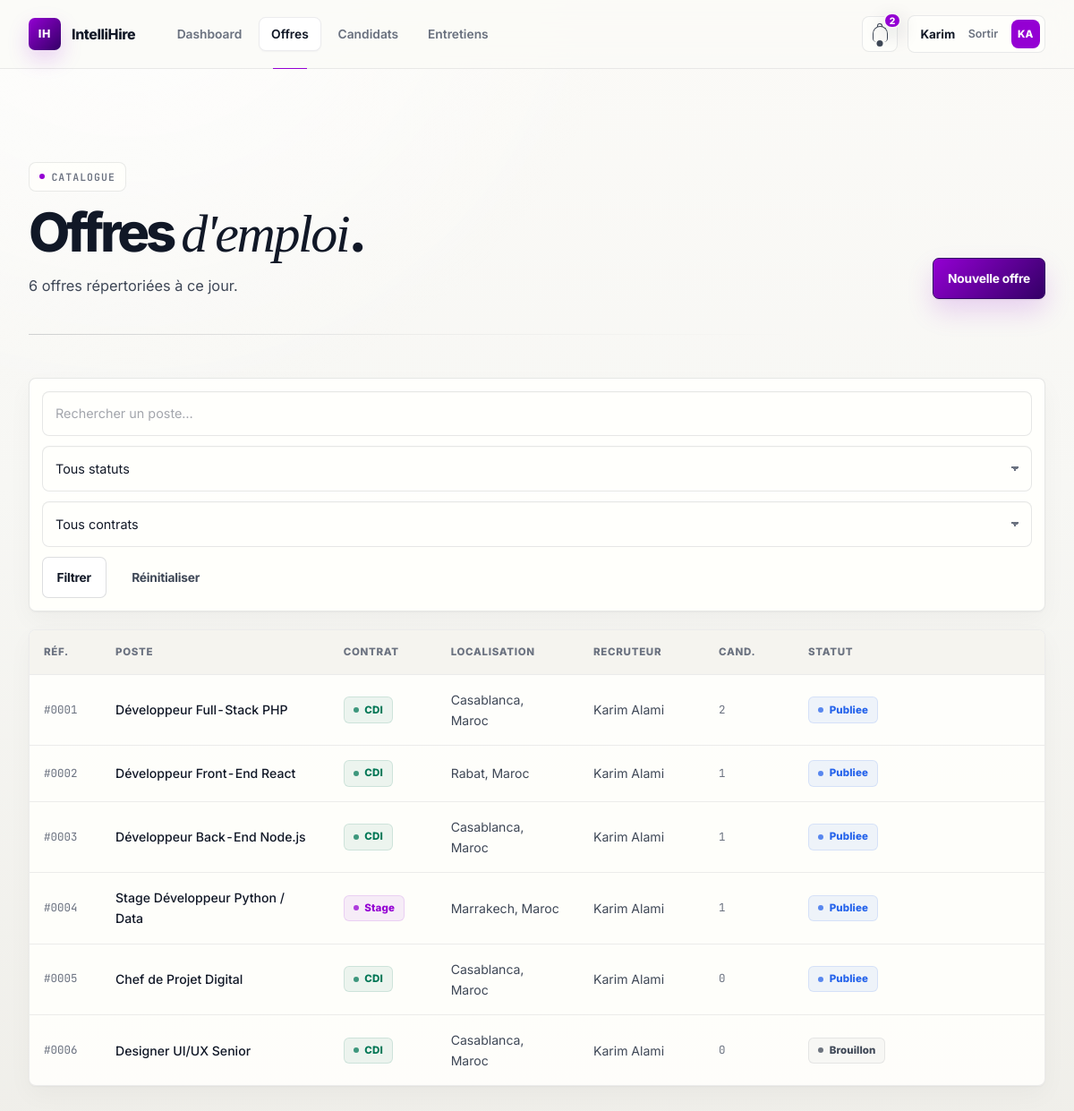
/index.php?url=offres (signed in), run on the app's committed database.
### tables this page shows
CREATE TABLE `offre_emploi` (
  `id_offre`     INT AUTO_INCREMENT PRIMARY KEY,
  `titre`        VARCHAR(255) NOT NULL,
  `description`  TEXT NOT NULL,
  `type_contrat` ENUM('CDI','CDD','Stage','Freelance') NOT NULL DEFAULT 'CDI',
  `localisation` VARCHAR(255) DEFAULT '',
  `statut`       ENUM('Brouillon','Publiee','Cloturee','Archivee') NOT NULL DEFAULT 'Brouillon',
  `id_recruteur` INT DEFAULT NULL,
  `created_at`   DATETIME NOT NULL DEFAULT CURRENT_TIMESTAMP,
  `updated_at`   DATETIME NOT NULL DEFAULT CURRENT_TIMESTAMP ON UPDATE CURRENT_TIMESTAMP,
  FOREIGN KEY (`id_recruteur`) REFERENCES `utilisateur`(`id_user`) ON DELETE SET NULL
);

CREATE TABLE `utilisateur` (
  `id_user`      INT AUTO_INCREMENT PRIMARY KEY,
  `nom`          VARCHAR(100) NOT NULL,
  `prenom`       VARCHAR(100) NOT NULL,
  `email`        VARCHAR(191) NOT NULL UNIQUE,
  `mot_de_passe` VARCHAR(255) NOT NULL,
  `id_role`      INT NOT NULL,
  `actif`        TINYINT(1) NOT NULL DEFAULT 1,
  `created_at`   DATETIME NOT NULL DEFAULT CURRENT_TIMESTAMP,
  `updated_at`   DATETIME NOT NULL DEFAULT CURRENT_TIMESTAMP ON UPDATE CURRENT_TIMESTAMP,
  FOREIGN KEY (`id_role`) REFERENCES `role`(`id_role`) ON DELETE RESTRICT
);

### public/index.php (called while the page is built, shortened)
<?php
spl_autoload_register(function (string $class): void {
    $dirs = [
        ROOT . '/config/',
        ROOT . '/app/core/',
        ROOT . '/app/models/',
        ROOT . '/app/services/',
        ROOT . '/app/controllers/',
    ];
    foreach ($dirs as $dir) {
        $file = $dir . $class . '.php';
        if (file_exists($file)) {
            return;
        }
    }
});
$app = new App();
$app->run();

### config/database.php (called while the page is built, shortened)
<?php
class Database
{
    private static ?Database $instance = null;
    private PDO $connection;
    private function __construct()
    {
        $this->host     = $this->env('DB_HOST', 'localhost');
        $this->dbname   = $this->env('DB_NAME', 'intellihire');
        $this->username = $this->env('DB_USER', 'root');
        $this->password = $this->env('DB_PASS', '');
        $this->charset  = $this->env('DB_CHARSET', 'utf8mb4');
        $dsn = "mysql:host={$this->host};dbname={$this->dbname};charset={$this->charset}";
        $options = [
            PDO::ATTR_ERRMODE            => PDO::ERRMODE_EXCEPTION,
            PDO::ATTR_DEFAULT_FETCH_MODE => PDO::FETCH_ASSOC,
            PDO::ATTR_EMULATE_PREPARES   => false,
        ];
        try {
            $this->connection = new PDO($dsn, $this->username, $this->password, $options);
        } catch (PDOException $e) {
            die('<div style="font-family:monospace;background:#0d1520;color:#f43f5e;padding:2rem;border-radius:8px;margin:2rem auto;max-width:600px">
                <h2>❌ Erreur de connexion à la base de données</h2>
                <p>' . htmlspecialchars($e->getMessage()) . '</p>
                <p style="color:#94a3b8;font-size:.85rem">Vérifiez <code>config/database.php</code> et assurez-vous que MySQL est démarré.</p>
            </div>');
        }
    }
    public static function getInstance(): static
    {
        if (self::$instance === null) {
            self::$instance = new static();
        }
        return self::$instance;
    }
    public function getConnection(): PDO
    {
        return $this->connection;
    }
    private function env(string $key, string $default): string
    {
        $value = getenv($key);
        return $value === false ? $default : $value;
    }
}

### app/controllers/OffreController.php (called while the page is built, shortened)
<?php
class OffreController
{
    private OffreService $offreService;
    public function __construct()
    {
        $this->offreService    = new OffreService();
    }
    public function index(): void
    {
        $filters = [
            'statut'       => $_GET['statut']       ?? '',
            'type_contrat' => $_GET['type_contrat'] ?? '',
            'search'       => $_GET['search']       ?? '',
        ];
        $offres = $this->offreService->getVisibleForListing(
            $filters,
            Auth::check(),
            Auth::role(),
            Auth::id()
        );
        require ROOT . '/app/views/offres/index.php';
    }
}

### app/core/Auth.php (called while the page is built, shortened)
<?php
class Auth
{
    public static function check(): bool
    {
        return isset($_SESSION['user']);
    }
    public static function user(): ?array
    {
        return $_SESSION['user'] ?? null;
    }
    public static function id(): int
    {
        return (int)($_SESSION['id_user'] ?? 0);
    }
    public static function role(): ?string
    {
        return $_SESSION['role'] ?? null;
    }
    public static function hasRole(string|array $roles): bool
    {
        $roles = (array) $roles;
        return in_array(self::role(), $roles, true);
    }
}

### app/services/OffreService.php (called while the page is built, shortened)
<?php
class OffreService extends BaseService
{
    public function __construct() { $this->model = new Offre(); }
    public function getVisibleForListing(array $filters, bool $isAuthenticated, ?string $role, int $id_user): array
    {
        return $this->getAll($filters);
    }
}

### app/models/BaseModel.php (called while the page is built, shortened)
<?php
abstract class BaseModel
{
    public function __construct()
    {
        $this->db = Database::getInstance()->getConnection();
    }
}

### app/models/Offre.php (called while the page is built, shortened)
<?php
class Offre extends BaseModel
{
    public function getAll(array $filters = []): array
    {
        $sql    = "SELECT o.*, u.nom, u.prenom, u.email,
                          (SELECT COUNT(*) FROM candidature c WHERE c.id_offre = o.id_offre) AS nb_candidatures
                   FROM offre_emploi o
                   LEFT JOIN utilisateur u ON o.id_recruteur = u.id_user
                   WHERE 1=1";
        $params = [];
        $sql .= " ORDER BY o.created_at DESC";
        $stmt  = $this->db->prepare($sql);
        $stmt->execute($params);
        return $stmt->fetchAll();
    }
}

### app/services/BaseService.php (called while the page is built, shortened)
<?php
abstract class BaseService
{
    protected BaseModel $model;
    public function getAll(array $f = []): array     { return $this->model->getAll($f); }
}

### app/views/offres/index.php (the view, shortened to what this page needs)
<?php require ROOT . '/app/views/layouts/header.php'; ?>
<div class="page-header">
  <div>
    <span class="page-eyebrow">Catalogue</span>
    <h1>Offres <em>d'emploi</em>.</h1>
    <p><?= count($offres) ?> offre<?= count($offres) !== 1 ? 's' : '' ?> répertoriée<?= count($offres) !== 1 ? 's' : '' ?> à ce jour.</p>
  </div>
  <div class="ph-actions">
    <?php if (Auth::hasRole(['RECRUTEUR'])): ?>
      <a href="<?= BASE_URL ?>/index.php?url=offres/create" class="btn btn-primary">Nouvelle offre</a>
    <?php endif; ?>
  </div>
</div>
<form method="GET" action="<?= BASE_URL ?>/index.php" class="filter-bar">
  <input type="text" name="search" class="form-control"
         placeholder="Rechercher un poste…" value="<?= htmlspecialchars($_GET['search'] ?? '') ?>">
  <?php if (Auth::hasRole(['RECRUTEUR'])): ?>
  <select name="statut" class="form-control">
    <option value="">Tous statuts</option>
  </select>
  <?php endif; ?>
  <select name="type_contrat" class="form-control">
    <option value="">Tous contrats</option>
  </select>
  <button type="submit" class="btn btn-outline">Filtrer</button>
  <a href="<?= BASE_URL ?>/index.php?url=offres" class="btn btn-ghost">Réinitialiser</a>
</form>
<?php if (empty($offres)): ?>
  <div class="empty-state" style="padding:5rem 1rem">
    <p>Aucune offre ne correspond à votre recherche.</p>
    <?php if (Auth::hasRole(['RECRUTEUR'])): ?>
      <a href="<?= BASE_URL ?>/index.php?url=offres/create" class="btn btn-primary" style="margin-top:1.25rem">Créer une offre</a>
    <?php endif; ?>
  </div>
<?php else: ?>
<div class="table-wrap">
  <?php $is_candidat = Auth::role() === 'CANDIDAT'; ?>
  <table class="table">
    <thead>
      <tr>
        <th style="width:80px">Réf.</th>
        <th>Poste</th>
        <th style="width:120px">Contrat</th>
        <th>Localisation</th>
        <?php if ($is_candidat): ?>
        <th style="width:170px">Compatibilité</th>
        <?php else: ?>
        <th style="width:140px">Recruteur</th>
        <th style="width:100px">Cand.</th>
        <?php endif; ?>
        <?php if (Auth::hasRole(['RECRUTEUR'])): ?>
        <th style="width:120px">Statut</th>
        <?php endif; ?>
        <th style="width:160px"></th>
      </tr>
    </thead>
    <tbody>
      <?php foreach ($offres as $offre):
          $score = isset($offre['match_score']) ? (float)$offre['match_score'] : null;
      ?>
      <tr data-href="<?= BASE_URL ?>/index.php?url=offres/detail/<?= $offre['id_offre'] ?>">
        <td class="num">#<?= str_pad((string)$offre['id_offre'], 4, '0', STR_PAD_LEFT) ?></td>
        <td>
          <span style="color:var(--text-primary);font-weight:500"><?= htmlspecialchars($offre['titre']) ?></span>
        </td>
        <td><span class="badge badge-<?= strtolower($offre['type_contrat']) ?>"><?= $offre['type_contrat'] ?></span></td>
        <td><?= htmlspecialchars($offre['localisation'] ?: '—') ?></td>
        <?php if ($is_candidat): ?>
        <td>
          <?php if ($score !== null && (int)$offre['skills_total'] > 0): ?>
          <div class="score-wrap">
            <div class="score-track"><div class="score-fill" style="width:<?= $score ?>%"></div></div>
            <span class="score-pct"><?= round($score) ?>%</span>
          </div>
          <?php else: ?>
            <span style="font-size:.8rem;color:var(--text-muted);font-style:italic">—</span>
          <?php endif; ?>
        </td>
        <?php else: ?>
        <td><?= htmlspecialchars($offre['prenom'] . ' ' . $offre['nom']) ?></td>
        <td class="num"><?= $offre['nb_candidatures'] ?></td>
        <?php endif; ?>
        <?php if (Auth::hasRole(['RECRUTEUR'])): ?>
        <td><span class="badge badge-<?= strtolower($offre['statut']) ?>"><?= $offre['statut'] ?></span></td>
        <?php endif; ?>
        <?php if ($is_candidat && $offre['statut'] === 'Publiee'): ?>
        <td style="text-align:right">
          <?php if (!empty($offre['already_applied'])): ?>
            <span style="font-size:.78rem;color:var(--text-muted);font-style:italic">Déjà postulé</span>
          <?php else: ?>
            <a href="<?= BASE_URL ?>/index.php?url=candidatures/postuler/<?= $offre['id_offre'] ?>" class="btn btn-primary btn-sm">Postuler</a>
          <?php endif; ?>
        </td>
        <?php else: ?>
        <td></td>
        <?php endif; ?>
      </tr>
      <?php endforeach; ?>
    </tbody>
  </table>
</div>
<?php endif; ?>
<?php require ROOT . '/app/views/layouts/footer.php'; ?>

### app/core/App.php (shortened to what this page needs)
<?php
class App
{
    public function run(): void
    {
        $url    = trim($_GET['url'] ?? 'dashboard', '/');
        $parts  = explode('/', $url);
        $segment0 = $parts[0] ?? '';
        $segment1 = $parts[1] ?? '';
        $segment2 = $parts[2] ?? null;
        $action = $segment1 ?: 'index';
        $param  = $segment2;
        $candidates = [ucfirst($segment0) . 'Controller'];
        if (str_ends_with($segment0, 's')) {
            $candidates[] = ucfirst(rtrim($segment0, 's')) . 'Controller';
        }
        foreach ($candidates as $controllerName) {
            if (class_exists($controllerName)) {
                $controller = new $controllerName();
                if (method_exists($controller, $action)) {
                    $controller->$action($param);
                    return;
                }
                break;
            }
        }
    }
}

### app/views/layouts/header.php (shortened to what this page needs)
<?php
$role       = Auth::role();
$user       = Auth::user() ?? [];
$prenom     = htmlspecialchars($user['prenom'] ?? '');
$initiales  = strtoupper(substr($user['prenom'] ?? 'U', 0, 1) . substr($user['nom'] ?? '', 0, 1));
$currentUrl = $_GET['url'] ?? '';
$is_active = fn(string $prefix): string => str_starts_with($currentUrl, $prefix) ? 'active' : '';
?>
<!DOCTYPE html>
<html lang="fr">
<head>
  <link rel="stylesheet" href="<?= BASE_URL ?>/assets/css/style.css?v=<?= filemtime(ROOT . '/public/assets/css/style.css') ?>">
</head>
<body>
<?php if ($role): ?>
<header class="topnav">
  <div class="topnav-inner">
    <a class="brand" href="<?= BASE_URL ?>/index.php?url=dashboard">
      <span class="brand-mark">IH</span>
      <span class="brand-name">IntelliHire</span>
    </a>
    <nav class="topnav-links">
      <?php if (Auth::hasRole(['RECRUTEUR'])): ?>
      <a href="<?= BASE_URL ?>/index.php?url=dashboard"    class="<?= $is_active('dashboard') ?>">Dashboard</a>
      <a href="<?= BASE_URL ?>/index.php?url=offres"       class="<?= $is_active('offres') ?>">Offres</a>
      <a href="<?= BASE_URL ?>/index.php?url=candidatures" class="<?= $is_active('candidatures') ?>">Candidats</a>
      <a href="<?= BASE_URL ?>/index.php?url=entretiens"   class="<?= $is_active('entretiens') ?>">Entretiens</a>
      <?php else: ?>
      <a href="<?= BASE_URL ?>/index.php?url=offres"       class="<?= $is_active('offres') ?>">Offres</a>
      <a href="<?= BASE_URL ?>/index.php?url=candidatures" class="<?= $is_active('candidatures') ?>">Mes candidatures</a>
      <?php endif; ?>
    </nav>
    <div class="topnav-actions">
      <div
        id="notification-vue-app"
        class="notification-vue-app"
        data-vue-island
        v-cloak>
        <button class="topnav-btn" id="notif-btn" type="button" aria-label="Notifications" @click.stop="toggle">
          <span class="notif-icon" aria-hidden="true"></span>
          <span v-if="unread > 0" class="notif-badge" id="notif-badge-count" v-text="unread"></span>
        </button>
      </div>
      <div class="user-chip">
        <span class="user-chip-name"><?= $prenom ?></span>
        <form method="POST" action="<?= BASE_URL ?>/index.php?url=auth/logout" style="margin:0">
          <button type="submit" class="user-chip-logout" title="Déconnexion" style="border:0;background:transparent;cursor:pointer;font-family:inherit">Sortir</button>
        </form>
        <span class="user-chip-mark"><?= $initiales ?></span>
      </div>
    </div>
  </div>
</header>
<?php endif; ?>
<main class="main-content <?= !$role ? 'auth-layout' : '' ?>">

### app/views/layouts/footer.php (shortened to what this page needs)
</main>
</body>
</html>

### data on the page
offre_emploi: id_offre "0001", titre "Développeur Full-Stack PHP", type_contrat "CDI", localisation "Casablanca, Maroc", id_recruteur.nom "Karim Alami", nb_candidatures "2", statut "Publiee"
offre_emploi: id_offre "0002", titre "Développeur Front-End React", type_contrat "CDI", localisation "Rabat, Maroc", id_recruteur.nom "Karim Alami", nb_candidatures "1", statut "Publiee"
offre_emploi: id_offre "0003", titre "Développeur Back-End Node.js", type_contrat "CDI", localisation "Casablanca, Maroc", id_recruteur.nom "Karim Alami", nb_candidatures "1", statut "Publiee"
offre_emploi: id_offre "0004", titre "Stage Développeur Python / Data", type_contrat "Stage", localisation "Marrakech, Maroc", id_recruteur.nom "Karim Alami", nb_candidatures "1", statut "Publiee"
offre_emploi: id_offre "0005", titre "Chef de Projet Digital", type_contrat "CDI", localisation "Casablanca, Maroc", id_recruteur.nom "Karim Alami", nb_candidatures "0", statut "Publiee"
offre_emploi: id_offre "0006", titre "Designer UI/UX Senior", type_contrat "CDI", localisation "Casablanca, Maroc", id_recruteur.nom "Karim Alami", nb_candidatures "0", statut "Brouillon"

### other printed values
count($offres) "6"
